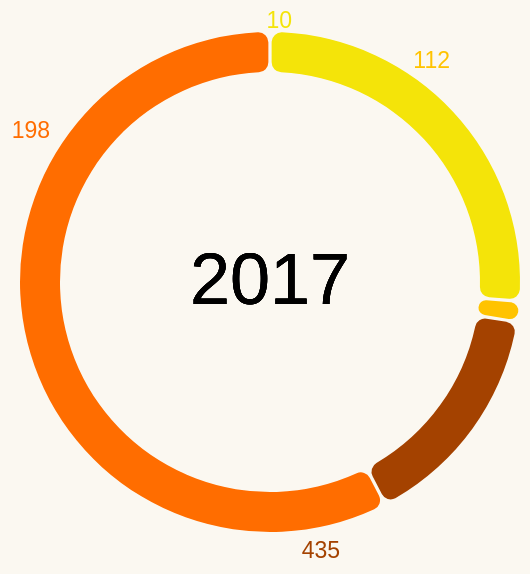

The Vega-Lite source for this figure:
### Vega-Lite specification from a JSON file in a GitHub repository (floating-point values rounded to 4 significant figures)
{"$schema": "https://vega.github.io/schema/vega-lite/v5.json", "width": 250, "height": 250, "background": "#FBF8F1", "data": {"values": [{"Comfortability": "Physical health", "Count": 435}, {"Comfortability": "Mental health", "Count": 10}, {"Comfortability": "Both", "Count": 198}, {"Comfortability": "Neither", "Count": 112}]}, "config": {"legend": {"disable": true}}, "layer": [{"mark": {"type": "arc", "padAngle": 0.01, "innerRadius": 105, "cornerRadius": 5}, "encoding": {"theta": {"field": "Count", "type": "quantitative"}, "color": {"field": "Comfortability", "type": "nominal", "scale": {"range": ["#F4E409", "#FFC300", "#A44200", "#FF6D00"]}}, "tooltip": [{"field": "Comfortability", "type": "nominal", "title": "Comfortability in sharing"}, {"field": "Count", "type": "quantitative", "title": "Count"}]}}, {"mark": {"type": "text", "align": "center", "baseline": "middle", "fontSize": 36}, "encoding": {"text": {"value": "2017"}}}, {"mark": {"type": "text", "align": "right", "dx": 11, "dy": -130, "fontSize": 11.5}, "encoding": {"text": {"field": "Count", "type": "quantitative"}, "color": {"value": "#F4E409"}, "opacity": {"condition": {"test": "datum['Comfortability'] == 'Mental health'", "value": 1}, "value": 0}}}, {"mark": {"type": "text", "align": "right", "dx": 90, "dy": -110, "fontSize": 11.5}, "encoding": {"text": {"field": "Count", "type": "quantitative"}, "color": {"value": "#FFC300"}, "opacity": {"condition": {"test": "datum['Comfortability'] == 'Neither'", "value": 1}, "value": 0}}}, {"mark": {"type": "text", "align": "right", "dx": 35, "dy": 135, "fontSize": 11.5}, "encoding": {"text": {"field": "Count", "type": "quantitative"}, "color": {"value": "#A44200"}, "opacity": {"condition": {"test": "datum['Comfortability'] == 'Physical health'", "value": 1}, "value": 0}}}, {"mark": {"type": "text", "align": "right", "dx": -110, "dy": -75, "fontSize": 11.5}, "encoding": {"text": {"field": "Count", "type": "quantitative"}, "color": {"value": "#FF6D00"}, "opacity": {"condition": {"test": "datum['Comfortability'] == 'Both'", "value": 1}, "value": 0}}}]}
